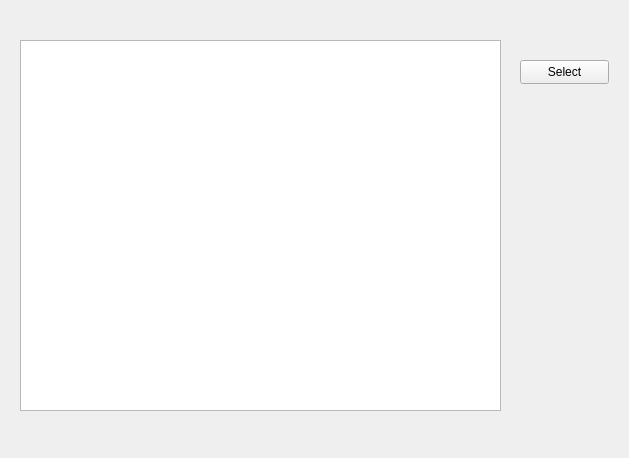
<?xml version="1.0" encoding="UTF-8"?>
<ui version="4.0">
 <class>QueryWidget</class>
 <widget class="QWidget" name="QueryWidget">
  <property name="geometry">
   <rect>
    <x>0</x>
    <y>0</y>
    <width>629</width>
    <height>458</height>
   </rect>
  </property>
  <property name="windowTitle">
   <string>Form</string>
  </property>
  <widget class="QListWidget" name="listWidget">
   <property name="geometry">
    <rect>
     <x>20</x>
     <y>40</y>
     <width>481</width>
     <height>371</height>
    </rect>
   </property>
  </widget>
  <widget class="QPushButton" name="selectbtn">
   <property name="geometry">
    <rect>
     <x>520</x>
     <y>60</y>
     <width>89</width>
     <height>24</height>
    </rect>
   </property>
   <property name="text">
    <string>Select</string>
   </property>
  </widget>
 </widget>
 <resources/>
 <connections/>
</ui>
